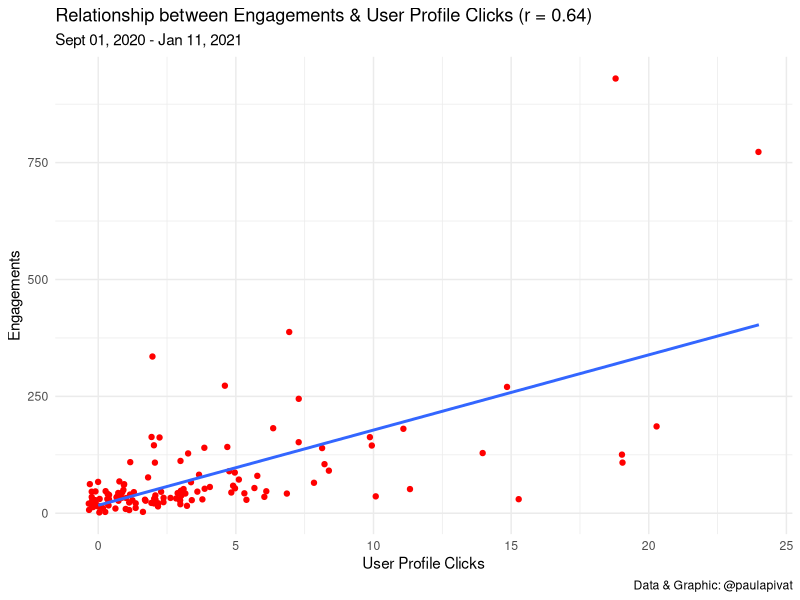
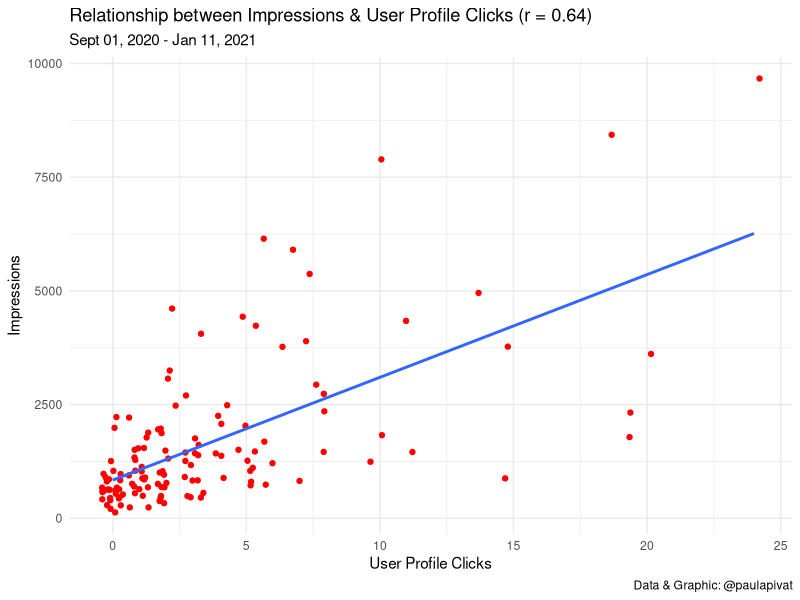
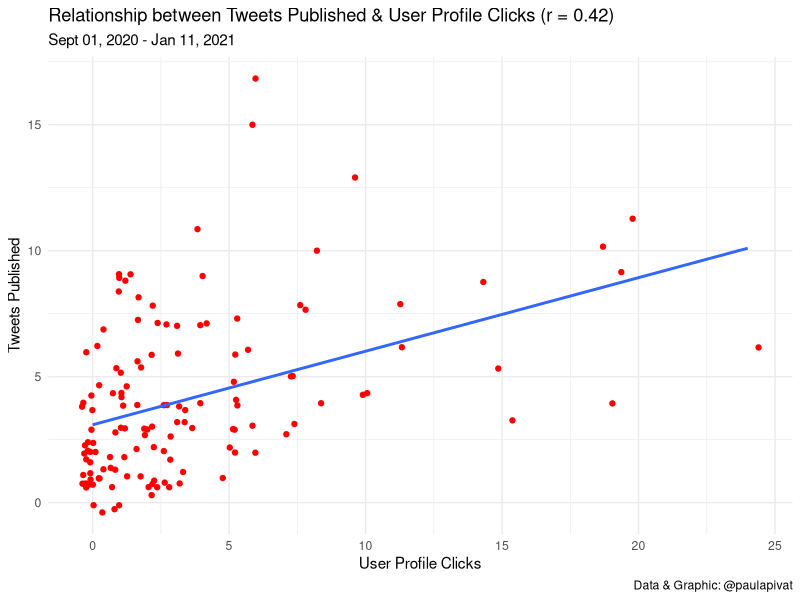
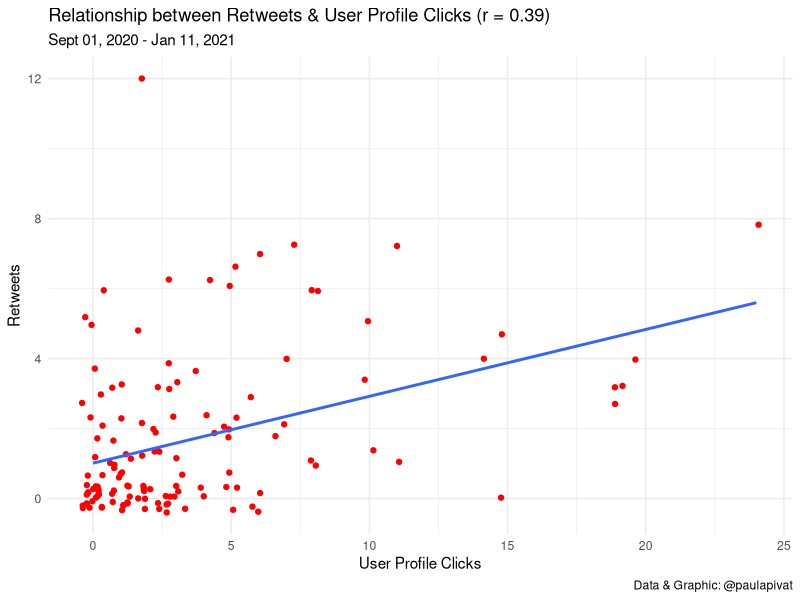
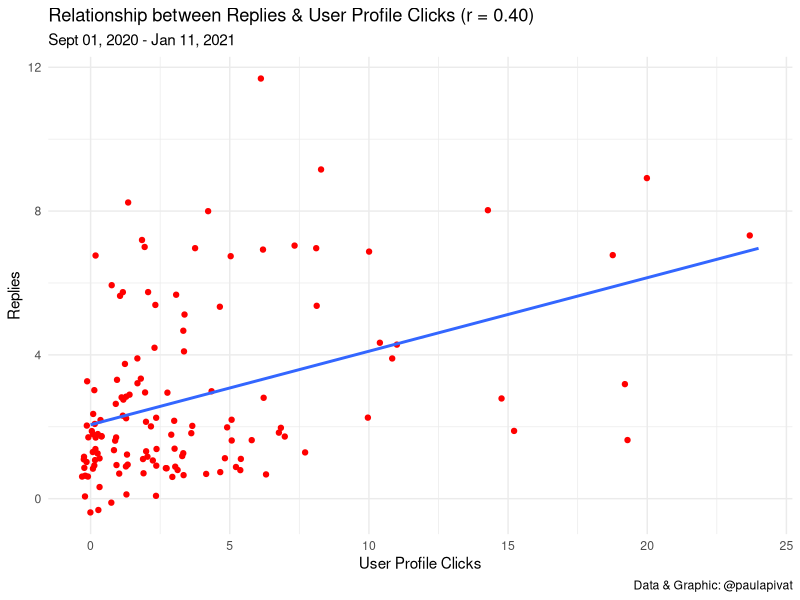
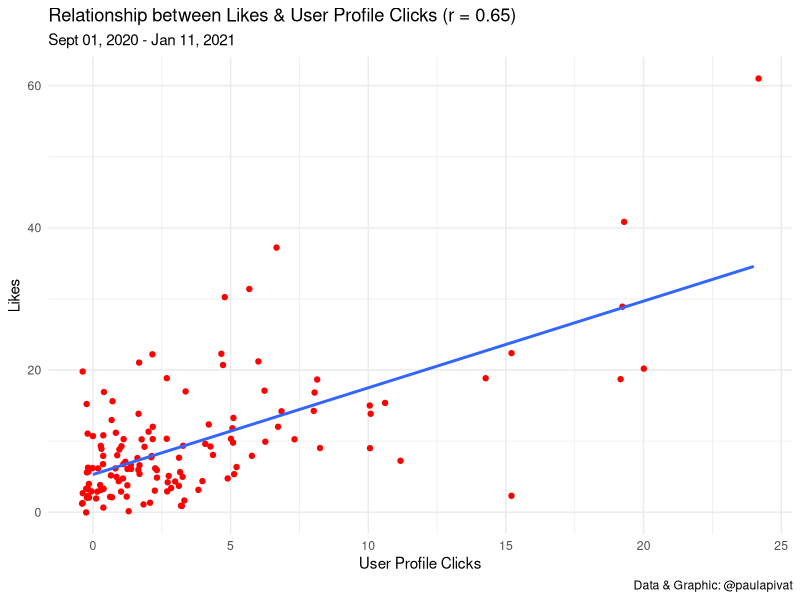
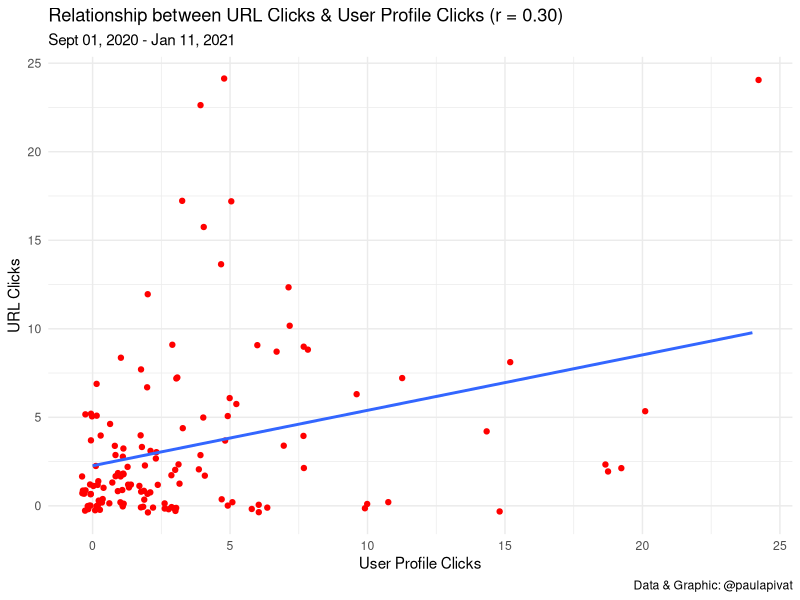
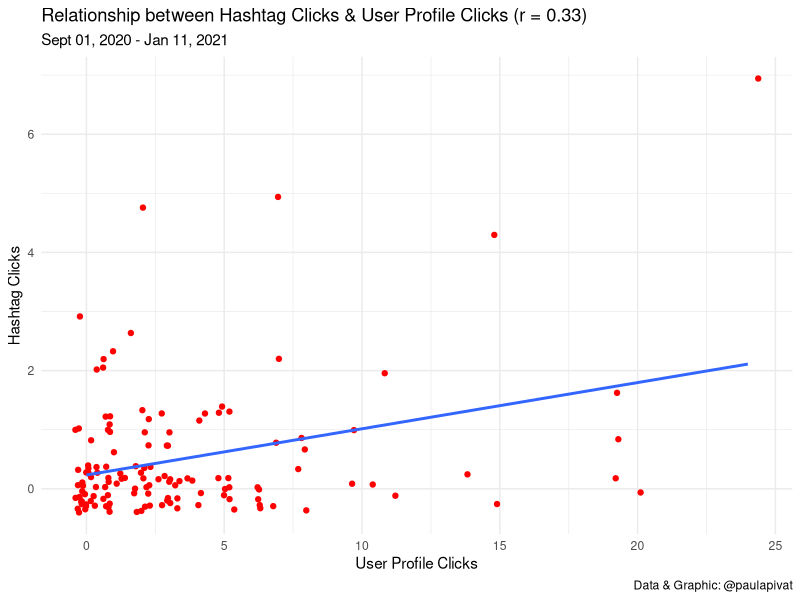

Reproduce these figures in R, in order.
library(tidyverse)
library(lubridate)
library(GGally)

# load data from September to mid-January
df1 <- read_csv("./daily_tweet_activity/daily_tweet_activity_metrics_paulapivat_20200901_20201001_en.csv")
df2 <- read_csv("./daily_tweet_activity/daily_tweet_activity_metrics_paulapivat_20201001_20201101_en.csv")
df3 <- read_csv("./daily_tweet_activity/daily_tweet_activity_metrics_paulapivat_20201101_20201201_en.csv")
df4 <- read_csv("./daily_tweet_activity/daily_tweet_activity_metrics_paulapivat_20201201_20210101_en.csv")
df5 <- read_csv("./daily_tweet_activity/daily_tweet_activity_metrics_paulapivat_20210101_20210112_en.csv")

# combining ALL five dataframes into ONE by rows

df <- rbind(df1, df2, df3, df4, df5)

# USER PROFILE CLICKS ----

# Engagement (r = 0.64) ----
df %>%
    ggplot(aes(x = `user profile clicks`, y = engagements)) +
    geom_point(color = 'red', position = 'jitter') +
    geom_smooth(method = 'lm', se = FALSE) +
    theme_minimal() +
    labs(
        title = "Relationship between Engagements & User Profile Clicks (r = 0.64)",
        subtitle = "Sept 01, 2020 - Jan 11, 2021",
        y = "Engagements",
        x = "User Profile Clicks",
        caption = "Data & Graphic: @paulapivat"
    )

cor.test(x = df$`user profile clicks`, y = df$engagements)

# Impressions (r = 0.64) ----
df %>%
    ggplot(aes(x = `user profile clicks`, y = impressions)) +
    geom_point(color = 'red', position = 'jitter') +
    geom_smooth(method = 'lm', se = FALSE) +
    theme_minimal() +
    labs(
        title = "Relationship between Impressions & User Profile Clicks (r = 0.64)",
        subtitle = "Sept 01, 2020 - Jan 11, 2021",
        y = "Impressions",
        x = "User Profile Clicks",
        caption = "Data & Graphic: @paulapivat"
    )

cor.test(x = df$`user profile clicks`, y = df$impressions)

# Tweets Published (r = 0.42) ----
df %>%
    ggplot(aes(x = `user profile clicks`, y = `Tweets published`)) +
    geom_point(color = 'red', position = 'jitter') +
    geom_smooth(method = 'lm', se = FALSE) +
    theme_minimal() +
    labs(
        title = "Relationship between Tweets Published & User Profile Clicks (r = 0.42)",
        subtitle = "Sept 01, 2020 - Jan 11, 2021",
        y = "Tweets Published",
        x = "User Profile Clicks",
        caption = "Data & Graphic: @paulapivat"
    )

cor.test(x = df$`user profile clicks`, y = df$`Tweets published`)


# Retweets (r = 0.39) ----
df %>%
    ggplot(aes(x = `user profile clicks`, y = retweets)) +
    geom_point(color = 'red', position = 'jitter') +
    geom_smooth(method = 'lm', se = FALSE) +
    theme_minimal() +
    labs(
        title = "Relationship between Retweets & User Profile Clicks (r = 0.39)",
        subtitle = "Sept 01, 2020 - Jan 11, 2021",
        y = "Retweets",
        x = "User Profile Clicks",
        caption = "Data & Graphic: @paulapivat"
    )

cor.test(x = df$`user profile clicks`, y = df$retweets)

# Replies (r = 0.40) ----
df %>%
    ggplot(aes(x = `user profile clicks`, y = replies)) +
    geom_point(color = 'red', position = 'jitter') +
    geom_smooth(method = 'lm', se = FALSE) +
    theme_minimal() +
    labs(
        title = "Relationship between Replies & User Profile Clicks (r = 0.40)",
        subtitle = "Sept 01, 2020 - Jan 11, 2021",
        y = "Replies",
        x = "User Profile Clicks",
        caption = "Data & Graphic: @paulapivat"
    )

cor.test(x = df$`user profile clicks`, y = df$replies)

# Likes (r = 0.65) ----
df %>%
    ggplot(aes(x = `user profile clicks`, y = likes)) +
    geom_point(color = 'red', position = 'jitter') +
    geom_smooth(method = 'lm', se = FALSE) +
    theme_minimal() +
    labs(
        title = "Relationship between Likes & User Profile Clicks (r = 0.65)",
        subtitle = "Sept 01, 2020 - Jan 11, 2021",
        y = "Likes",
        x = "User Profile Clicks",
        caption = "Data & Graphic: @paulapivat"
    )

cor.test(x = df$`user profile clicks`, y = df$likes)

# URL Clicks (r = 0.30) ----
df %>%
    ggplot(aes(x = `user profile clicks`, y = `url clicks`)) +
    geom_point(color = 'red', position = 'jitter') +
    geom_smooth(method = 'lm', se = FALSE) +
    theme_minimal() +
    labs(
        title = "Relationship between URL Clicks & User Profile Clicks (r = 0.30)",
        subtitle = "Sept 01, 2020 - Jan 11, 2021",
        y = "URL Clicks",
        x = "User Profile Clicks",
        caption = "Data & Graphic: @paulapivat"
    )

cor.test(x = df$`user profile clicks`, y = df$`url clicks`)

# And Hashtag Clicks (r = 0.33) ----
df %>%
    ggplot(aes(x = `user profile clicks`, y = `hashtag clicks`)) +
    geom_point(color = 'red', position = 'jitter') +
    geom_smooth(method = 'lm', se = FALSE) +
    theme_minimal() +
    labs(
        title = "Relationship between Hashtag Clicks & User Profile Clicks (r = 0.33)",
        subtitle = "Sept 01, 2020 - Jan 11, 2021",
        y = "Hashtag Clicks",
        x = "User Profile Clicks",
        caption = "Data & Graphic: @paulapivat"
    )

cor.test(x = df$`user profile clicks`, y = df$`hashtag clicks`)

# Detail Expands (r = 0.64) ----
df %>%
    ggplot(aes(x = `user profile clicks`, y = `detail expands`)) +
    geom_point(color = 'red', position = 'jitter') +
    geom_smooth(method = 'lm', se = FALSE) +
    theme_minimal() +
    labs(
        title = "Relationship between Detail Expands & User Profile Clicks (r = 0.64)",
        subtitle = "Sept 01, 2020 - Jan 11, 2021",
        y = "Detail Expands",
        x = "User Profile Clicks",
        caption = "Data & Graphic: @paulapivat"
    )

cor.test(x = df$`user profile clicks`, y = df$`detail expands`)

# Media Views (r = 0.53) ----
df %>%
    ggplot(aes(x = `user profile clicks`, y = `media views`)) +
    geom_point(color = 'red', position = 'jitter') +
    geom_smooth(method = 'lm', se = FALSE) +
    theme_minimal() +
    labs(
        title = "Relationship between Media Views & User Profile Clicks (r = 0.53)",
        subtitle = "Sept 01, 2020 - Jan 11, 2021",
        y = "Media Views",
        x = "User Profile Clicks",
        caption = "Data & Graphic: @paulapivat"
    )

cor.test(x = df$`user profile clicks`, y = df$`media views`)

# Media Engagements (r = 0.54) ----
df %>%
    ggplot(aes(x = `user profile clicks`, y = `media engagements`)) +
    geom_point(color = 'red', position = 'jitter') +
    geom_smooth(method = 'lm', se = FALSE) +
    theme_minimal() +
    labs(
        title = "Relationship between Media Engagements & User Profile Clicks (r = 0.54)",
        subtitle = "Sept 01, 2020 - Jan 11, 2021",
        y = "Media Engagements",
        x = "User Profile Clicks",
        caption = "Data & Graphic: @paulapivat"
    )

cor.test(x = df$`user profile clicks`, y = df$`media engagements`)


# PIVOT LONGER ----
df %>%
    select(Date, `user profile clicks`, impressions, engagements, retweets, replies, likes) %>%
    pivot_longer(cols = 3:7, names_to = 'iv') %>%
    ggplot(aes(x = `user profile clicks`, y = value)) +
    geom_point(color = 'red', position = 'jitter') +
    geom_smooth(method = 'lm', se = FALSE) +
    facet_wrap(~iv, scales = 'free')

# CORRELELOGRAM ----

# native plot()
df %>%
    select(`user profile clicks`,3:4, 6:8, 10:12) %>%
    plot(pch = 20, cex = 1.5, col="#69b3a2")

# strongest
df %>%
    select(8, 12, 19:20, `user profile clicks`) %>%
    plot(pch = 20, cex = 1.5, col="#69b3a2")

# moderate
df %>%
    select(6:7, 10:11, `user profile clicks`) %>%
    plot(pch = 20, cex = 1.5, col="#69b3a2")

# GGally
# Documentation: https://www.rdocumentation.org/packages/GGally/versions/1.5.0/topics/ggpairs
library(GGally)


# GGally, Strongest Related
df %>%
    select(8, 12, 19:20, `user profile clicks`) %>%
    ggpairs(
        diag = NULL,
        title = "Strongest Relationships with User Profile Clicks: Sep 2020 - Jan 2021",
        axisLabels = c("internal"),
        xlab = "Value"
    )

# GGally, Least Related
df %>%
    select(6:7, 10:11, `user profile clicks`) %>%
    ggpairs(
        diag = NULL,
        title = "Moderate Relationships with User Profile Clicks: Sep 2020 - Jan 2021",
        axisLabels = c("internal"),
        xlab = "Value"
    )
